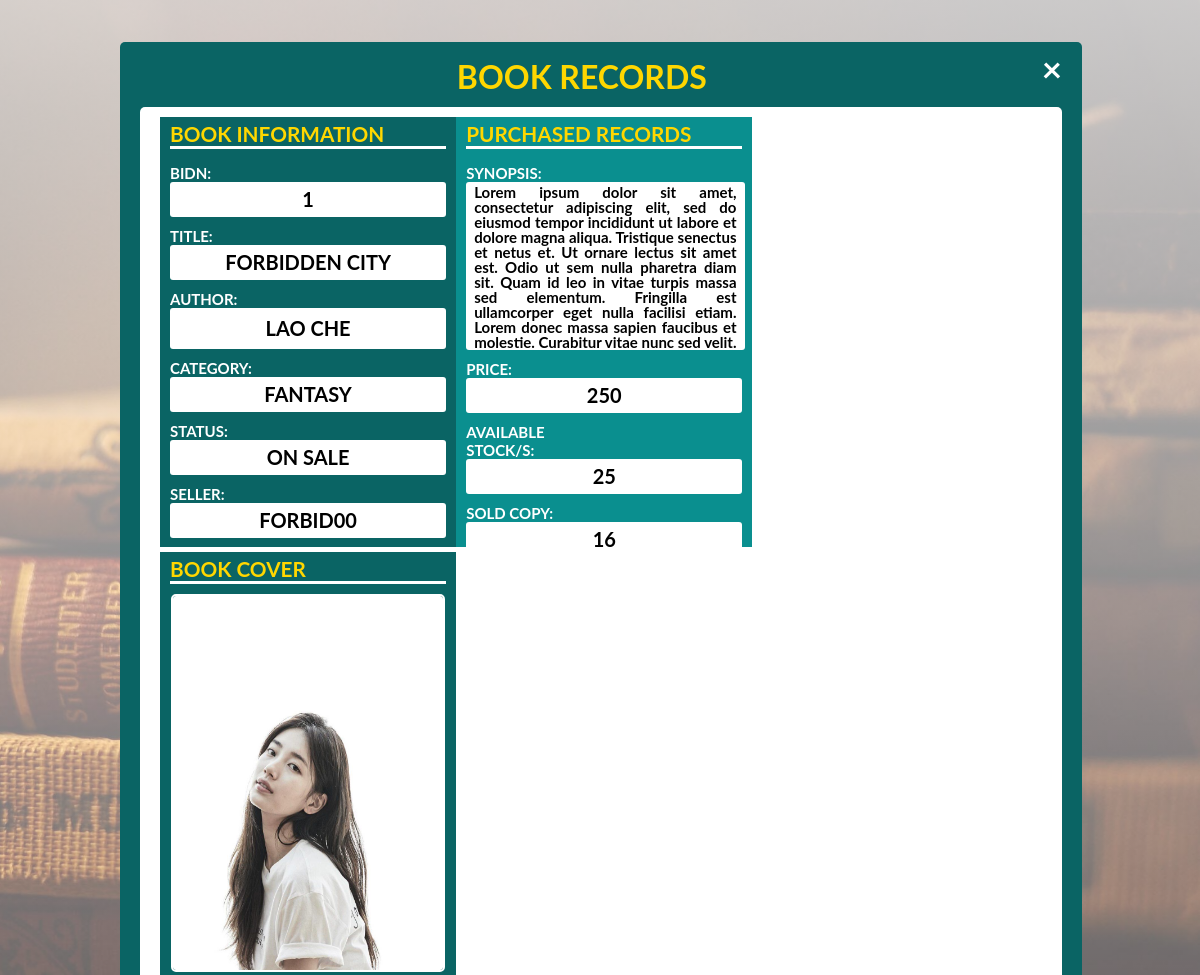
/admin/viewRecords.php?book_id=1, run on the app's committed database.
### tables this page shows
CREATE TABLE `user_books` (
  `ub_BIDN` int(11) NOT NULL,
  `ub_Title` varchar(250) NOT NULL,
  `ub_Author` varchar(250) NOT NULL,
  `ub_Category` varchar(150) NOT NULL,
  `ub_Synopsis` text NOT NULL,
  `ub_Qty` int(20) NOT NULL,
  `ub_Price` int(20) NOT NULL,
  `ub_Status` varchar(50) NOT NULL,
  `ub_BCover` mediumblob NOT NULL,
  `ub_Seller` varchar(50) NOT NULL
);

CREATE TABLE `book_category` (
  `RefNo` int(11) NOT NULL,
  `Category` varchar(150) NOT NULL
);

### admin/viewRecords.php (the view, shortened to what this page needs)
<?php
    include_once("includes/dbconnect.php");
    $query = "SELECT sum(bo.bo_Qty) as Sold,ub.ub_BIDN,ub.ub_Synopsis, ub.ub_Title, ub.ub_Author, bc.Category, ub.ub_Qty, ub.ub_Price, ub.ub_Status, ub.ub_Seller,ub.ub_BCover FROM user_books as ub inner join book_category as bc on ub.ub_Category=bc.RefNo left join book_orders as bo on bo.bo_BIDN=ub.ub_BIDN WHERE ub.ub_Status='ON SALE' AND ub.ub_BIDN='".$_GET['book_id']."' or ub.ub_Status='RESERVED' AND ub.ub_BIDN='".$_GET['book_id']."' group by ub_BIDN order by ub_BIDN ASC";
    $results=mysqli_query($con,$query);
    while($rows = mysqli_fetch_array($results)) {
        $bIDN = $rows['ub_BIDN'];
        $bTitle = $rows['ub_Title'];
        $bGenre = $rows['Category'];
        $bAuthor = $rows['ub_Author'];
        $bQty = $rows['ub_Qty'];
        $bSold = $rows['Sold'];
        $bPrice = $rows['ub_Price'];
        $bStatus = $rows['ub_Status'];
        $bSeller = $rows['ub_Seller'];
        $bCover = $rows['ub_BCover'];
        $bSynopsis = $rows['ub_Synopsis'];
        if($bSold==""){
            $Sold = 0;
        }else{
            $Sold = $bSold;
        }
?>
<!DOCTYPE html>
<html lang="en">
    <head>
        <link rel="stylesheet" href="includes/style.css">
    </head>
<body>
    <div id="viewRecord" class="bookView" tabindex="-1" role="dialog" aria-labelledby="myModalLabel">
        <div class="bookView-container">
            <span class="apClose">&times;</span>
            <div class="bookView-container-content">
                <h1 class="title-center highlight gold-title">BOOK RECORDS</h1>
                <form class="bookView-information" role="form" method="post" enctype="multipart/form-data" action="">
                    <div class="bookView-row">
                        <div class="bookView-column"  style="background:rgb(10,100,100);">
                            <h5>BOOK INFORMATION</h5>
                            <ul>
                                <li><h4>BIDN:</h4><p><?php echo $bIDN ?></p></li>
                                <li><h4>Title:</h4><p style="height: 35px;overflow:auto""><?php echo $bTitle ?></p></li>
                                <li><h4>Author:</h4><p style="padding: 3px 0px;height: 35px;overflow:auto"><?php echo $bAuthor ?></p></li>
                                <li><h4>Category:</h4><p><?php echo $bGenre ?></p></li>
                                <li><h4>Status:</h4><p><?php echo $bStatus ?></p></li>
                                <li><h4>Seller:</h4><p><?php echo $bSeller ?></p></li>
                            </ul>
                        </div>
                        <div class="bookView-column"  style="background:rgb(10,143,143);">
                            <h5>PURCHASED RECORDS</h5>
                            <ul>
                                <li><h4>Synopsis:</h4><p style="font-size: 15px; line-height: 15px;text-align: justify; padding:3px 8px; width: 95%; text-transform: none;height: 38.5%;overflow:auto"><?php echo $bSynopsis ?></p></li>
                                <li><h4>Price:</h4><p><?php echo $bPrice ?></p></li>
                                <li><h4>Available Stock/s:</h4><p><?php echo $bQty ?></p></li>
                                <li><h4>Sold Copy:</h4><p><?php echo $Sold ?></p></li>
                            </ul>
                        </div>
                        <div class="bookView-column"  style="background:rgb(10,100,100);">
                            <h5>BOOK COVER</h5>
                            <ul>
                                <li style="padding: 0px"><div class="backView"><img id="viewImg" alt="Book Cover" src="../users<?php echo $bCover ?>">
                                </div></li>
                            </ul>
                            <?php
                                }
                            ?>
                        </div>
                    </div>
                </form>
            </div>
        </div>
    </div>
    </body>
</html>

### admin/includes/style.css (style rules this page uses)
* { margin: 0; padding: 0; }
body { font-family: Lato, Arial, Helvetica, sans-serif; }
.gold-title { color: gold; }
.highlight { font-weight: bolder; }
.title-center { text-align: center; }

### admin/viewRecords.php (style rules this page uses)
.bookView { display: block; position: fixed; z-index: 99; padding-top: 3.5%; left: 0; top: 0; width: 100%; height: 100%; overflow: auto; background-image: linear-gradient( rgba(250,250,250,0.8),#ffffff69),url("../assets/assets1.jpg"); background-position: right; background-attachment: fixed; background-size: cover; background-repeat: no-repeat; font-family: Lato, Arial, Helvetica, sans-serif; }
.bookView-container { margin: auto 10%; }
.bookView-container-content { background-color: rgb(10,100,100); margin: auto; padding: 10px 20px 20px; border-radius: 5px; width: 96%; }
.bookView-container-content h1 { line-height: 50px; }
.bookView-container-content .bookView-information { border-radius: 5px; background-color: #ffffff; padding: 10px 20px; margin-top: 5px; text-align: center; }
.bookView-container-content .bookView-information .bookView-row:after { content: ""; display: table; clear: both; }
.bookView-container-content .bookView-information .bookView-row .bookView-column { float: left; height: 420px; width: 31.325%; padding: 5px 10px; font-size: 25px; color: white; margin-bottom: 5px; text-align: justify; }
.bookView-container-content .bookView-information .bookView-row .bookView-column h5 { border-bottom: 3px solid white; margin-bottom: 10px; color: gold; }
.bookView-container-content .bookView-information .bookView-row .bookView-column ul { list-style-type: none; }
.bookView-container-content .bookView-information .bookView-row .bookView-column ul li { width: 100%; border-radius: 5px; text-align: center; padding: 5px 0px; }
.bookView-container-content .bookView-information .bookView-row .bookView-column ul li p { background: #ffffff; color: #000000; width: 100%; font-weight: bold; line-height: 35px; text-align: center; border-radius: 3px; text-transform: uppercase; font-size: 20px; }
.bookView-container-content .bookView-information .bookView-row .bookView-column ul li h4 { width: 150px; color: #ffffff; font-size: 15px; text-align: justify; border-top-left-radius: 5px; border-bottom-left-radius: 5px; text-transform: uppercase; }
.bookView-container-content .bookView-information .bookView-row .bookView-column ul li img { width: 98%; height: 89%; border-radius: 5px; border: 2px solid white; }
.apClose { color: #ffffff; float: right; font-size: 35px; font-weight: bold; padding: 5px 18px; }

### data on the page
user_books: ub_BIDN "1", ub_Title "FORBIDDEN CITY", ub_Author "LAO CHE", book_category.Category "FANTASY", ub_Status "ON SALE", ub_Seller "FORBID00", ub_Synopsis "Lorem ipsum dolor sit amet, consectetur adipiscing elit, sed do eiusmod tempor incididunt ut labore et dolore magna aliqua. Tristique senectus et netus et. Ut ornare lectus sit amet est. Odio ut sem nulla pharetra diam sit. Quam id leo in vitae turpis massa sed elementum. Fringilla est ullamcorper eget nulla facilisi etiam. Lorem donec massa sapien faucibus et molestie. Curabitur vitae nunc sed velit.…", ub_Price "250", ub_Qty "25", Sold "16", ub_BCover (picture)
